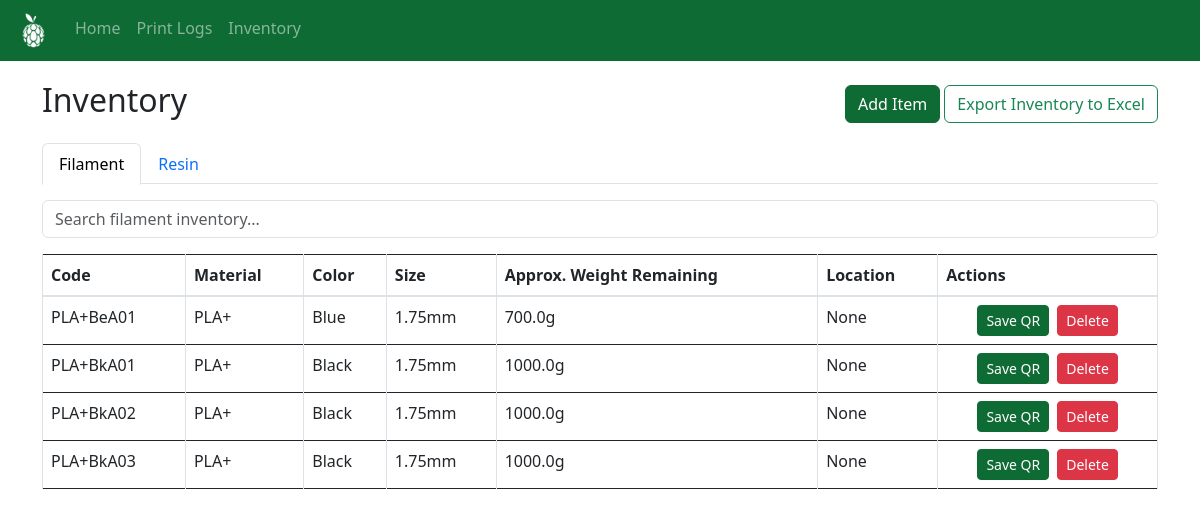
The page /inventory on the database as committed earlier.
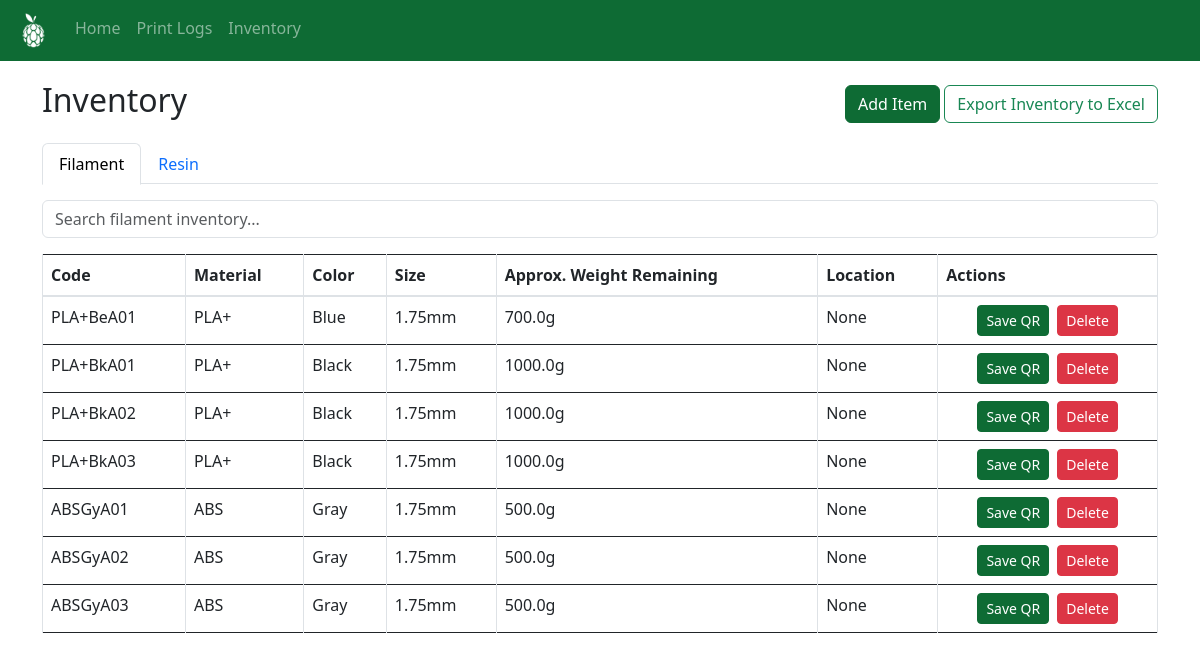
The same page on the database as committed later.
### website/models.py (models this page shows)
class FilamentInventory(db.Model):
    id = db.Column(db.Integer, primary_key=True)
    code = db.Column(db.String(20), unique=True, nullable=False)
    material = db.Column(db.String(50), nullable=False)
    color = db.Column(db.String(50), nullable=False)
    size = db.Column(db.String(5), nullable=True)
    weight_remaining = db.Column(db.Float, nullable=True)
    qr_filename = db.Column(db.String(100))
    location = db.Column(db.String(100))

### website/views.py (the view, shortened to what this page needs)
@views.route('/inventory', methods=['GET', 'POST'])
def inventory():
    filament_form = AddFilamentForm()
    resin_form = AddResinForm()
    fmat = db.session.query(FilamentInventory.material).distinct().all()
    fcol = db.session.query(FilamentInventory.color).distinct().all()
    fmat = [m[0] for m in fmat]
    fcol = [c[0] for c in fcol]
    rmat = db.session.query(ResinInventory.material).distinct().all()
    rmat = [m[0] for m in rmat]
    filament_form.material.choices = [(m, m) for m in fmat] + [("__new__", "Add New")]
    filament_form.color.choices = [(c, c) for c in fcol] + [("__new__", "Add New")]
    resin_form.material.choices = [(m, m) for m in rmat] + [("__new__", "Add New")]
    finv = FilamentInventory.query.all()
    rinv = ResinInventory.query.all()
    return render_template("inventory.html", finv=finv, rinv=rinv, filament_form=filament_form, resin_form=resin_form)

### website/forms.py
class AddFilamentForm(FlaskForm):
    material = SelectField('Material', coerce=str, validators=[DataRequired()])
    new_material = StringField('New Material', validators=[Optional()])
    color = SelectField('Color', coerce=str, validators=[DataRequired()])
    new_color = StringField('New Color', validators=[Optional()])
    size = SelectField('Size', choices=[('1.75mm', '1.75mm'), ('2.85mm', '2.85mm')])
    approx_weight = FloatField('Approx Weight (g)', validators=[Optional()])
    quantity = IntegerField('Quantity', default=1, validators=[DataRequired()])

class AddResinForm(FlaskForm):
    material = SelectField('Material', coerce=str, validators=[DataRequired()])
    new_material = StringField('New Material', validators=[Optional()])
    printer = SelectField('Printer', choices=[
        ('Formlabs', 'Formlabs'),
        ('Phrozen', 'Phrozen')], validators=[DataRequired()])
    date_mfg = DateField('Date of Manufacture', validators=[Optional()])
    date_expiry = DateField('Date of Expiry', validators=[Optional()])
    date_delivered = DateField('Date Delivered', validators=[Optional()])
    status = SelectField('Status', choices=[
        ('Sealed', 'Sealed'),
        ('Opened', 'Opened'),
        ('In Use', 'In Use'),
        ('Expired', 'Expired'),
        ('Damaged', 'Damaged')
    ], validators=[Optional()])
    quantity = IntegerField('Quantity', default=1, validators=[DataRequired()])

### website/templates/inventory.html (shortened to what this page needs)
{% extends 'base.html' %} {% block title %}Inventory{% endblock %} {% block
content %}
<div class="d-flex justify-content-between align-items-center mb-3">
  <h2>Inventory</h2>
  <div>
    <button
      class="btn btn-success"
      data-bs-toggle="modal"
      data-bs-target="#addItemModal"
    >
      Add Item
    </button>
    <a
      href="{{ url_for('views.export_inventory') }}"
      class="btn btn-outline-success"
    >
      Export Inventory to Excel
    </a>
  </div>
</div>
<ul
  class="nav nav-tabs"
  id="inventoryTabs"
  role="tablist"
>
  <li
    class="nav-item"
    role="presentation"
  >
    <button
      class="nav-link active"
      id="filament-inv-tab"
      data-bs-toggle="tab"
      data-bs-target="#filament-inventory"
      type="button"
    >
      Filament
    </button>
  </li>
  <li
    class="nav-item"
    role="presentation"
  >
    <button
      class="nav-link"
      id="resin-inv-tab"
      data-bs-toggle="tab"
      data-bs-target="#resin-inventory"
      type="button"
    >
      Resin
    </button>
  </li>
</ul>
<div class="tab-content mt-3">
  <div
    class="tab-pane fade show active"
    id="filament-inventory"
  >
    <input
      type="text"
      id="filamentSearchInput"
      class="form-control mb-3"
      placeholder="Search filament inventory..."
    />
    <div class="table-responsive">
      <table
        id="filamentTable"
        class="table table-bordered table-hover"
      >
        <thead>
          <tr>
            <th onclick="sortTable('filamentTable', 0)">Code</th>
            <th onclick="sortTable('filamentTable', 1)">Material</th>
            <th onclick="sortTable('filamentTable', 2)">Color</th>
            <th onclick="sortTable('filamentTable', 3)">Size</th>
            <th onclick="sortTable('filamentTable', 4)">
              Approx. Weight Remaining
            </th>
            <th onclick="sortTable('filamentTable', 5)">Location</th>
            <th>Actions</th>
          </tr>
        </thead>
        <tbody>
          {% for item in finv %}
          <tr>
            <td>{{ item.code }}</td>
            <td>{{ item.material }}</td>
            <td>{{ item.color }}</td>
            <td>{{ item.size }}</td>
            <td>{{ item.weight_remaining }}g</td>
            <td>{{ item.location }}</td>
            <td class="text-center">
              <div
                class="d-flex justify-content-center align-items-center gap-2"
              >
                <form
                  method="GET"
                  action="{{ url_for('views.download_qr', code=item.code) }}"
                >
                  <button
                    type="submit"
                    class="btn btn-success btn-sm"
                  >
                    Save QR
                  </button>
                </form>
                <form
                  method="POST"
                  action="{{ url_for('views.delete_filament', item_id=item.id) }}"
                  onsubmit="return confirm('Are you sure you want to delete this item?');"
                >
                  <button
                    type="submit"
                    class="btn btn-danger btn-sm"
                  >
                    Delete
                  </button>
                </form>
              </div>
            </td>
          </tr>
          {% endfor %}
        </tbody>
      </table>
    </div>
  </div>
</div>
{% endblock %}

### website/templates/base.html (shortened to what this page needs)
<!doctype html>
<html>
  <head>
    <link
      rel="stylesheet"
      href="https://stackpath.bootstrapcdn.com/bootstrap/4.4.1/css/bootstrap.min.css"
    />
    <link
      rel="stylesheet"
      href="https://stackpath.bootstrapcdn.com/font-awesome/4.7.0/css/font-awesome.min.css"
    />
    <link
      href="https://cdn.jsdelivr.net/npm/bootstrap@5.3.0/dist/css/bootstrap.min.css"
      rel="stylesheet"
    />
  </head>
  <body>
    <nav class="navbar navbar-expand-lg navbar-dark bg-success px-3">
      <div
        class="collapse navbar-collapse"
        id="navbar"
      >
        <div class="navbar-nav">
          <a
            class="navbar-brand"
            href="{{ url_for('views.dashboard') }}"
          >
            <img
              src="{{ url_for('static', filename='icon-w.png') }}"
              alt="Home"
              style="height: 35px"
            />
          </a>
          <a
            class="nav-item nav-link"
            id="dashboard"
            href="/"
            >Home</a
          >
          <a
            class="nav-item nav-link"
            id="activities"
            href="/activities"
            >Print Logs</a
          >
          <a
            class="nav-item nav-link"
            id="inventory"
            href="/inventory"
            >Inventory</a
          >
        </div>
      </div>
    </nav>
    <div class="container">{% block content %} {% endblock %}</div>
  </body>
</html>

### website/templates/base.html (style rules this page uses)
.bg-success { background-color: #0e6b34 !important; }
.btn-success { background-color: #0e6b34 !important; border-color: #0e6b34 !important; }
body { padding-top: 0px; }
.container { padding-top: 20px; }

Rows that differ between the two databases and show on the page:
added FilamentInventory: code "ABSGyA01", material "ABS", color "Gray", size "1.75mm", weight_remaining "500.0", location "None"
added FilamentInventory: code "ABSGyA02", material "ABS", color "Gray", size "1.75mm", weight_remaining "500.0", location "None"
added FilamentInventory: code "ABSGyA03", material "ABS", color "Gray", size "1.75mm", weight_remaining "500.0", location "None"
